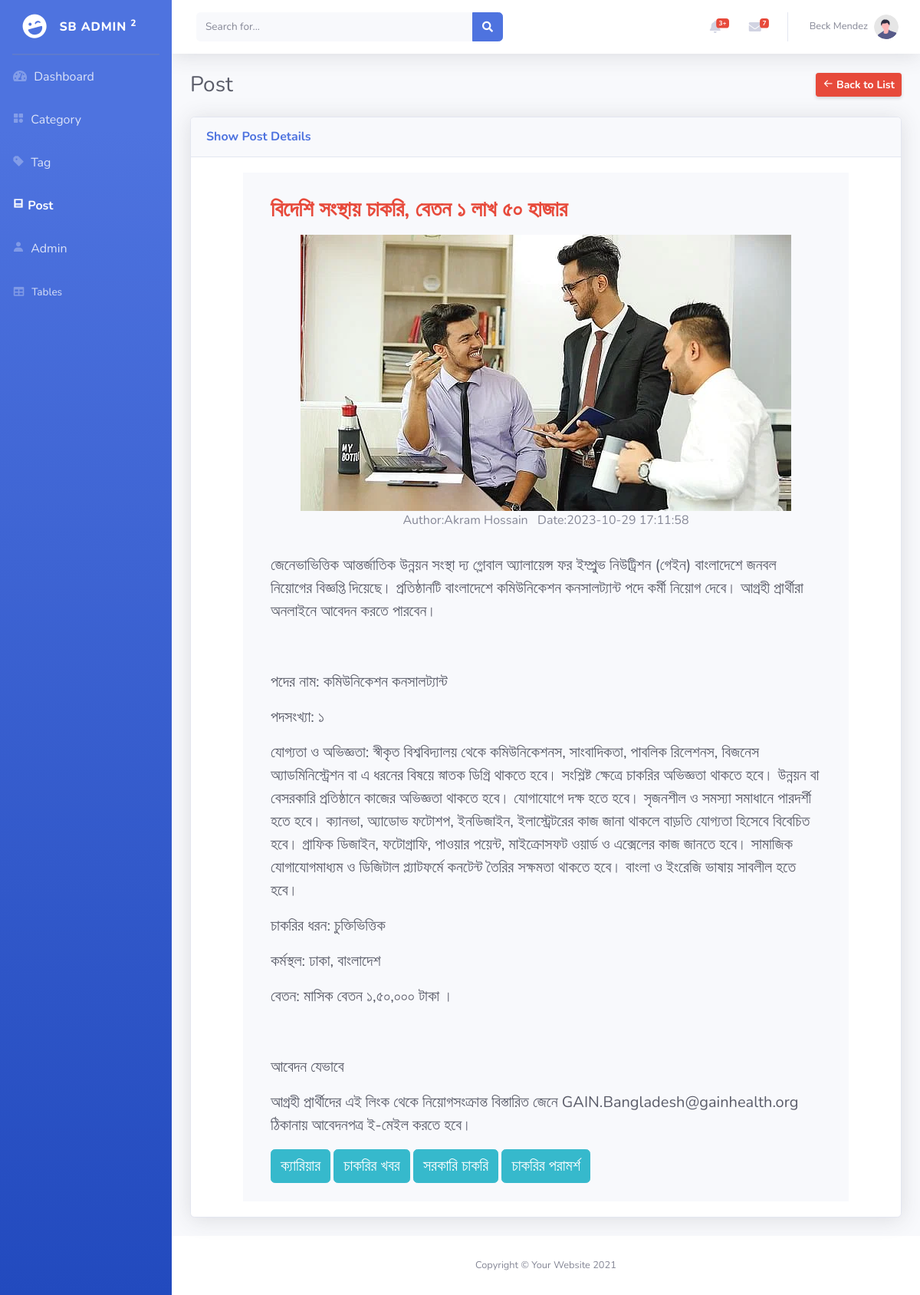
/admin/postDetails.php?id=17 (signed in), run on the app's committed database.
### tables this page shows
CREATE TABLE `posts` (
  `id` bigint NOT NULL,
  `category_id` bigint NOT NULL,
  `admin_id` bigint NOT NULL,
  `title` varchar(255) NOT NULL,
  `slug` varchar(255) NOT NULL,
  `description` longtext NOT NULL,
  `image` varchar(255) NOT NULL,
  `status` enum('active','inactive') NOT NULL DEFAULT 'inactive',
  `created_at` timestamp NOT NULL
);

CREATE TABLE `tag` (
  `id` bigint NOT NULL,
  `name` varchar(255) NOT NULL,
  `slug` varchar(255) NOT NULL
);

### admin/postDetails.php (the view, shortened to what this page needs)
<?php
include('../admin/layout/head.php')
?>
<body id="page-top">
    <div id="wrapper">
        <?php
        include('../admin/layout/sidebar.php')
        ?>
        <div id="content-wrapper" class="d-flex flex-column">
            <div id="content">
                    <?php
                        include("../admin/layout/topbar.php")
                    ?>
                <div class="container-fluid">
                    <div class="d-sm-flex align-items-center justify-content-between mb-4">
                        <h1 class="h3 mb-0 text-gray-800">Post</h1>
                        <a href="post.php" class="d-none d-sm-inline-block btn btn-sm btn-danger fw-bold shadow-sm"><i class='bx bx-arrow-back'></i> Back to List</a>
                    </div>
                    <div class="card shadow mb-4">
                        <div class="card-header py-3">
                            <h6 class="m-0 font-weight-bold text-primary">Show Post Details</h6>
                        </div>
                        <div class="card-body">
                        <?php
                         if (isset($_GET['id']) && !empty($_GET['id'])) {
                            $id = trim($_GET['id']);
                            $sql = "SELECT posts.*,category.name as CategoryName,admin.name as Author FROM posts
                            INNER JOIN category ON posts.category_id=category.id
                            INNER JOIN admin ON posts.admin_id= admin.id
                            WHERE posts.id=:id";
                            $stmp = $conn->prepare($sql);
                            $stmp->bindParam(':id', $id, PDO::PARAM_INT);
                            $stmp->execute();
                            $row = $stmp->fetch(PDO::FETCH_OBJ);
                         }
                         ?>
                         <div class="container">
                               <div class="row d-flex justify-content-center">
                                    <div class="col-lg-11 bg-light">
                                        <div class="mx-4">
                                            <div class="pt-3 my-3">
                                            <h3 class="text-danger fw-bold"><?php echo $row->title ?></h3>
                                            </div>
                                            <div class="text-center">
                                            <img src="<?php echo $row->image ?>" alt="" >
                                            <p class="pb-3 mt-0">Author:<?php echo $row->Author ?> &nbsp; Date:<?php echo $row->created_at ?></p>
                                            </div>
                                            <div class="fs-5 text-dark">
                                                <?php echo $row->description ?>
                                            </div>
                                            <div class="pb-4">
                                                <?php
                                                $sql = "SELECT tag.* FROM tag INNER JOIN post_tag ON tag.id = post_tag.tag_id WHERE post_id=:postId";
                                                $stmt = $conn->prepare($sql);
                                                $stmt->bindParam(':postId', $row->id, PDO::PARAM_INT);
                                                $stmt->execute();
                                                $tags = $stmt->fetchAll(PDO::FETCH_OBJ);
                                                if ($tags) {
                                                    foreach ($tags as $key => $tag) { ?>
                                                        <span class="fs-5 btn btn-info "><?php echo $tag->name; ?></span>
                                                <?php
                                                    }
                                                }
                                                ?>
                                            </div>
                                        </div>
                                    </div>
                               </div>
                         </div>
                        </div>
                    </div>
                </div>
            </div>
            <footer class="sticky-footer bg-white">
                <div class="container my-auto">
                    <div class="copyright text-center my-auto">
                        <span>Copyright &copy; Your Website 2021</span>
                    </div>
                </div>
            </footer>
        </div>
    </div>
</body>
</html>

### data on the page
posts: title "বিদেশি সংস্থায় চাকরি, বেতন ১ লাখ ৫০ হাজার", image (picture), admin.name "Akram Hossain", created_at "2023-10-29 17:11:58", description "জেনেভাভিত্তিক আন্তর্জাতিক উন্নয়ন সংস্থা দ্য গ্লোবাল অ্যালায়েন্স ফর ইম্প্রুভ নিউট্রিশন (গেইন) বাংলাদেশে জনবল নিয়োগের বিজ্ঞপ্তি দিয়েছে। প্রতিষ্ঠানটি বাংলাদেশে কমিউনিকেশন কনসালট্যান্ট পদে কর্মী নিয়োগ দেবে। আগ্রহী প্রার্থীরা অনলাইনে আবেদন করতে পারবেন। পদের নাম: কমিউনিকেশন কনসালট্যান্ট পদসংখ্যা: ১ যোগ্যতা ও অভিজ্ঞতা: স্বীকৃত বিশ্ববিদ্যালয় থেকে কমিউনিকেশনস, সাংবাদিকতা, পাবলিক রিলেশনস, বিজনেস অ্যাডমিনিস্ট্রেশন বা এ ধরনের বিষয়ে স্নাতক ডিগ্রি থাকতে হবে। সংশ্লিষ্ট ক্ষেত্রে চাকরির অভিজ্ঞতা থাকতে হবে। উন্নয়ন বা বেসরকারি প্রতিষ্ঠানে কাজের অভিজ্ঞতা থাকতে হবে। যোগাযোগে দক্ষ হতে হবে। সৃজনশীল ও সমস্যা সমাধানে পারদর্শী হতে হবে। ক্যানভা, অ্যাডোভ ফটোশপ, ইনডিজাইন, ইলাস্ট্রেটরের কাজ জানা থাকলে বাড়তি যোগ্যতা…"
tag: name "ক্যারিয়ার"
tag: name "চাকরির খবর"
tag: name "সরকারি চাকরি"
tag: name "চাকরির পরামর্শ"

### other printed values
$_SESSION['name'] "Beck Mendez"
